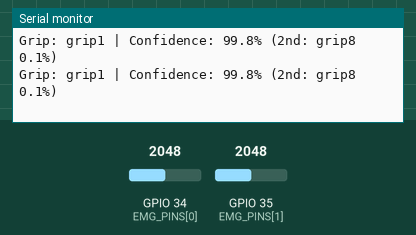
This sketch was run on a simulated ESP32-S3. Parts: the last lines printed to the serial monitor. The test bench sets the inputs (shaded band); at power-on: GPIO 35 (EMG_PINS[1]) = 2048, GPIO 34 (EMG_PINS[0]) = 2048 (analog values on the 0–4095 scale).

Above: at 3.0 s.
3.1 s: GPIO 35 (EMG_PINS[1]) set to 548
At 3.11 s:
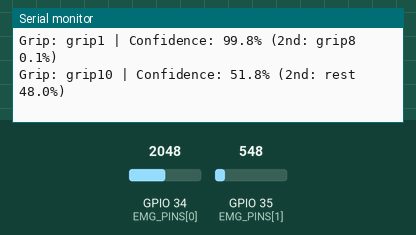
4.6 s: GPIO 35 (EMG_PINS[1]) set to 481
At 4.6 s:
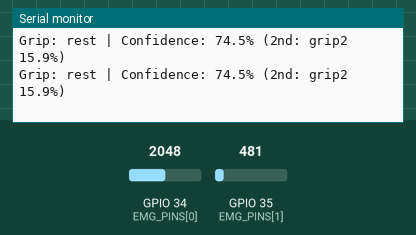
6.1 s: GPIO 34 (EMG_PINS[0]) set to 3292
At 6.14 s:
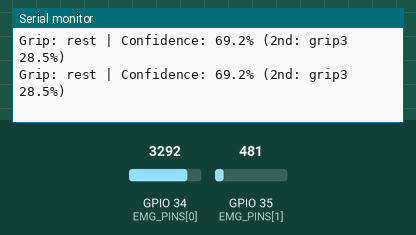
7.6 s: GPIO 34 (EMG_PINS[0]) set to 3397
At 7.63 s:
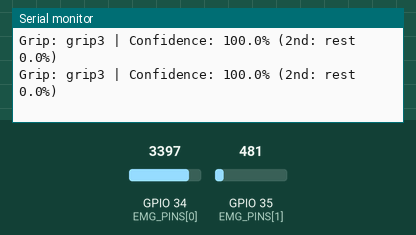
Timing chart, 0 to 10.1 s (numbered marks = the images above; inputs shaded):
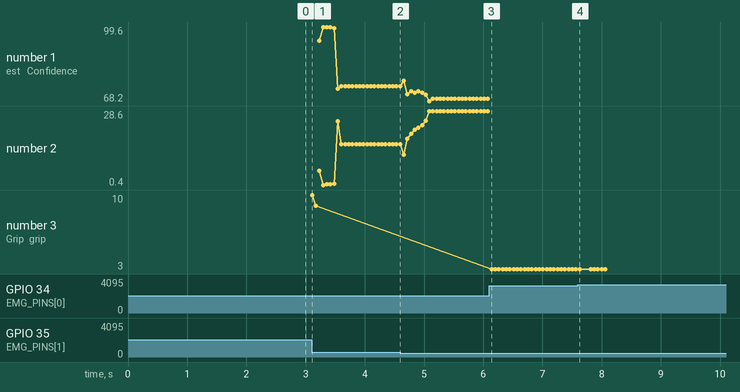

Measured:
- the behaviour switches between 514 and 513 on GPIO 35 (EMG_PINS[1]) (found by bisection; images 1 and 2)
- the behaviour switches between 3335 and 3336 on GPIO 34 (EMG_PINS[0]) (found by bisection; images 3 and 4)
- after the input at 3.1 s, the serial monitor: prints a new line at once (image 1)
- plotted number 1: 74.5 → 69.2 after the input at 4.6 s
- plotted number 2: 15.9 → 28.5 after the input at 4.6 s

The sketch:

esp32_emg_svm.ino
```cpp
#include <Arduino.h>
#include "emg_svm_classifier.h"

// =============================================================================
// USER CONFIGURATION
// =============================================================================
// Classic ESP32 ADC1 pins (safe to use alongside WiFi). Update if using ESP32-S3/C3
// or wired to different analog pins.
static const int EMG_PINS[EMG_NUM_CHANNELS] = { 34, 35 };

// Match the sampling rate used when recording NewPosition.txt so the 10..400 sample
// sliding windows span the same durations.
static constexpr uint32_t SAMPLE_RATE_HZ = 1000;
static constexpr uint32_t PREDICT_EVERY_N_SAMPLES = 50;  // 20 Hz at 1000 Hz
static constexpr uint32_t SERIAL_BAUD = 115200;

// Set to 1 to feed test lines like "0.269,0.209" over USB Serial Monitor
// instead of reading live ADC pins.
#define USE_SERIAL_TEST_INPUT 0
// =============================================================================

// Global so the ~6.5 KB ring buffers live in static BSS RAM, not the loopTask stack.
EmgSvmClassifier classifier;

static constexpr uint32_t SAMPLE_INTERVAL_US = 1000000UL / SAMPLE_RATE_HZ;
static uint32_t last_sample_us = 0;

// Hook your motor / servo / prosthetic hand controller here.
void onGripPredicted(int cls, const char* name, float confidence, int runner_up_cls, float runner_up_conf) {
    (void)cls;
    // Example: only actuate a servo/motor when confidence is above a threshold:
    // if (confidence < 0.70f) return;

    Serial.print("Grip: ");
    Serial.print(name);
    Serial.print(" | Confidence: ");
    Serial.print(confidence * 100.0f, 1);
    Serial.print("% (2nd: ");
    Serial.print(EmgSvmClassifier::className(runner_up_cls));
    Serial.print(" ");
    Serial.print(runner_up_conf * 100.0f, 1);
    Serial.println("%)");
}

static void handleSample(const float raw[EMG_NUM_CHANNELS]) {
    classifier.pushSample(raw);

    if ((classifier.sampleCount() % PREDICT_EVERY_N_SAMPLES) != 0) {
        return;
    }

    if (!classifier.isReady()) {
        Serial.print("Warming up window: ");
        Serial.print(classifier.sampleCount());
        Serial.print(" / ");
        Serial.println(EMG_MAX_WINDOW);
        return;
    }

    float confidence = 0.0f;
    float probs[EMG_NUM_CLASSES];
    const int pred = classifier.predictWithConfidence(&confidence, probs, nullptr);

    int second_cls = (pred == 0) ? 1 : 0;
    for (int c = 0; c < EMG_NUM_CLASSES; ++c) {
        if (c != pred && probs[c] > probs[second_cls]) {
            second_cls = c;
        }
    }
    onGripPredicted(pred, EmgSvmClassifier::className(pred), confidence, second_cls, probs[second_cls]);
}

void setup() {
    Serial.begin(SERIAL_BAUD);
    delay(200);

#if !USE_SERIAL_TEST_INPUT
    analogReadResolution(12);
    analogSetAttenuation(ADC_11db);  // ~0 - 3.1 V range, matching NewPosition.txt
    for (int c = 0; c < EMG_NUM_CHANNELS; ++c) {
        pinMode(EMG_PINS[c], INPUT);
    }
#endif

    classifier.reset();
    last_sample_us = micros();

    Serial.println("ESP32 EMG Linear SVM ready.");
#if USE_SERIAL_TEST_INPUT
    Serial.println("Serial test mode active: send 'ch0,ch1' lines.");
#endif
}

void loop() {
#if USE_SERIAL_TEST_INPUT
    if (Serial.available()) {
        String line = Serial.readStringUntil('\n');
        line.trim();
        if (line.length() == 0) {
            return;
        }
        int comma = line.indexOf(',');
        if (comma < 0) {
            return;
        }
        float raw[EMG_NUM_CHANNELS];
        raw[0] = line.substring(0, comma).toFloat();
        raw[1] = line.substring(comma + 1).toFloat();
        handleSample(raw);
    }
#else
    const uint32_t now_us = micros();
    if (static_cast<uint32_t>(now_us - last_sample_us) >= SAMPLE_INTERVAL_US) {
        last_sample_us += SAMPLE_INTERVAL_US;
        // Guard against falling permanently behind if loop() stalls briefly
        if (static_cast<uint32_t>(now_us - last_sample_us) > SAMPLE_INTERVAL_US * 4UL) {
            last_sample_us = now_us;
        }

        float raw[EMG_NUM_CHANNELS];
        for (int c = 0; c < EMG_NUM_CHANNELS; ++c) {
            raw[c] = static_cast<float>(analogReadMilliVolts(EMG_PINS[c])) * 0.001f;
        }
        handleSample(raw);
    }
#endif
}
```

emg_svm_classifier.h
```cpp
#pragma once
// Portable C++11 inference engine for the EMG linear SVM exported by export_esp32.py.

#include <math.h>
#include <stddef.h>
#include <stdint.h>

#include "svm_model.h"

class EmgSvmClassifier {
public:
    EmgSvmClassifier() { reset(); }

    void reset() {
        for (int t = 0; t < EMG_MAX_WINDOW; ++t) {
            for (int c = 0; c < EMG_NUM_CHANNELS; ++c) {
                n_buf_[t][c] = 0.0f;
                dn_buf_[t][c] = 0.0f;
            }
        }
        for (int c = 0; c < EMG_NUM_CHANNELS; ++c) {
            prev_n_[c] = 0.0f;
            norm_mu_[c] = EMG_NORM_MU[c];
            norm_sd_[c] = (EMG_NORM_SD[c] > 1e-9f) ? EMG_NORM_SD[c] : 1e-9f;
        }
        head_ = 0;
        sample_count_ = 0;
    }

    // Override per-channel normalization stats at runtime (e.g., after calibration).
    void setNormalization(const float mu[EMG_NUM_CHANNELS], const float sd[EMG_NUM_CHANNELS]) {
        for (int c = 0; c < EMG_NUM_CHANNELS; ++c) {
            norm_mu_[c] = mu[c];
            norm_sd_[c] = (sd[c] > 1e-9f) ? sd[c] : 1e-9f;
        }
    }

    bool isReady() const {
        return sample_count_ >= static_cast<uint32_t>(EMG_MAX_WINDOW);
    }

    uint32_t sampleCount() const { return sample_count_; }

    // Push one new sample (voltage per channel matching training units).
    void pushSample(const float raw[EMG_NUM_CHANNELS]) {
        for (int c = 0; c < EMG_NUM_CHANNELS; ++c) {
            const float clipped = (raw[c] > 0.0f) ? raw[c] : 0.0f;
            const float l = log1pf(clipped);
            const float n = (l - norm_mu_[c]) / norm_sd_[c];
            const float dn = (sample_count_ == 0) ? 0.0f : fabsf(n - prev_n_[c]);
            n_buf_[head_][c] = n;
            dn_buf_[head_][c] = dn;
            prev_n_[c] = n;
        }
        head_ = (head_ + 1) % EMG_MAX_WINDOW;
        ++sample_count_;
    }

    // Compute 207 causal features from the ring buffer and run LinearSVC.
    // Returns predicted class index [0 .. EMG_NUM_CLASSES-1], or -1 if no samples yet.
    int predict(float scores_out[EMG_NUM_CLASSES] = nullptr) const {
        if (sample_count_ == 0) {
            return -1;
        }

        const int avail = (sample_count_ < static_cast<uint32_t>(EMG_MAX_WINDOW))
            ? static_cast<int>(sample_count_)
            : EMG_MAX_WINDOW;
        const int cur_idx = (head_ == 0) ? (EMG_MAX_WINDOW - 1) : (head_ - 1);

        float features[EMG_NUM_FEATURES];
        float poly_in[EMG_POLY_INPUT_DIM];
        int f_pos = 0;
        int p_pos = 0;

        float n_cur[EMG_NUM_CHANNELS];
        for (int c = 0; c < EMG_NUM_CHANNELS; ++c) {
            n_cur[c] = n_buf_[cur_idx][c];
            features[f_pos++] = n_cur[c];
            poly_in[p_pos++] = n_cur[c];
        }
        for (int c = 0; c < EMG_NUM_CHANNELS; ++c) {
            features[f_pos++] = dn_buf_[cur_idx][c];
        }

        float sum_d[EMG_NUM_CHANNELS] = {0.0f};
        float sum_d2[EMG_NUM_CHANNELS] = {0.0f};
        float sum_dn[EMG_NUM_CHANNELS] = {0.0f};
        float cur_max[EMG_NUM_CHANNELS];
        float cur_min[EMG_NUM_CHANNELS];

        int idx = cur_idx;
        int w = 0;
        for (int age = 0; age < EMG_MAX_WINDOW; ++age) {
            for (int c = 0; c < EMG_NUM_CHANNELS; ++c) {
                const float v = n_buf_[idx][c];
                // Shifted variance around n_cur avoids float32 cancellation on flat channels.
                const float d = v - n_cur[c];
                sum_d[c] += d;
                sum_d2[c] += d * d;
                sum_dn[c] += dn_buf_[idx][c];
                if (age == 0 || v > cur_max[c]) {
                    cur_max[c] = v;
                }
                if (age == 0 || v < cur_min[c]) {
                    cur_min[c] = v;
                }
            }

            if (w < EMG_NUM_WINDOWS && (age + 1) == EMG_WINDOWS[w]) {
                const float inv_k = 1.0f / static_cast<float>(EMG_WINDOWS[w]);
                float mean_n[EMG_NUM_CHANNELS];
                float std_n[EMG_NUM_CHANNELS];
                float wl[EMG_NUM_CHANNELS];

                for (int c = 0; c < EMG_NUM_CHANNELS; ++c) {
                    const float mean_d = sum_d[c] * inv_k;
                    mean_n[c] = n_cur[c] + mean_d;
                    const float var_n = sum_d2[c] * inv_k - mean_d * mean_d;
                    std_n[c] = sqrtf(fmaxf(var_n, 0.0f));
                    wl[c] = sum_dn[c] * inv_k;
                }

                for (int c = 0; c < EMG_NUM_CHANNELS; ++c) features[f_pos++] = mean_n[c];
                for (int c = 0; c < EMG_NUM_CHANNELS; ++c) features[f_pos++] = n_cur[c] - mean_n[c];
                for (int c = 0; c < EMG_NUM_CHANNELS; ++c) features[f_pos++] = std_n[c];
                for (int c = 0; c < EMG_NUM_CHANNELS; ++c) features[f_pos++] = wl[c];
                for (int c = 0; c < EMG_NUM_CHANNELS; ++c) features[f_pos++] = cur_max[c];
                for (int c = 0; c < EMG_NUM_CHANNELS; ++c) features[f_pos++] = cur_min[c];
                for (int c = 0; c < EMG_NUM_CHANNELS; ++c) features[f_pos++] = cur_max[c] - cur_min[c];

                if (EMG_IS_POLY_WINDOW[w] != 0) {
                    for (int c = 0; c < EMG_NUM_CHANNELS; ++c) poly_in[p_pos++] = mean_n[c];
                    for (int c = 0; c < EMG_NUM_CHANNELS; ++c) poly_in[p_pos++] = std_n[c];
                }
                ++w;
            }

            if (age + 1 < avail) {
                idx = (idx == 0) ? (EMG_MAX_WINDOW - 1) : (idx - 1);
            }
        }

        // Degree-2 polynomial features (matches sklearn PolynomialFeatures(2, include_bias=False))
        for (int i = 0; i < EMG_POLY_INPUT_DIM; ++i) {
            features[f_pos++] = poly_in[i];
        }
        for (int i = 0; i < EMG_POLY_INPUT_DIM; ++i) {
            const float pi = poly_in[i];
            for (int j = i; j < EMG_POLY_INPUT_DIM; ++j) {
                features[f_pos++] = pi * poly_in[j];
            }
        }

        int best_cls = 0;
        float best_score = 0.0f;
        for (int cls = 0; cls < EMG_NUM_CLASSES; ++cls) {
            float score = EMG_SVM_BIAS[cls];
            const float* w_row = EMG_SVM_WEIGHTS[cls];
            for (int f = 0; f < EMG_NUM_FEATURES; ++f) {
                score += w_row[f] * features[f];
            }
            if (scores_out != nullptr) {
                scores_out[cls] = score;
            }
            if (cls == 0 || score > best_score) {
                best_score = score;
                best_cls = cls;
            }
        }
        return best_cls;
    }

    // Compute predicted class index [0 .. EMG_NUM_CLASSES-1] and calibrated softmax
    // confidence in [0.0, 1.0]. Optionally outputs full probabilities and raw scores.
    int predictWithConfidence(
        float* confidence_out,
        float probs_out[EMG_NUM_CLASSES] = nullptr,
        float scores_out[EMG_NUM_CLASSES] = nullptr) const
    {
        float scores_local[EMG_NUM_CLASSES];
        const int pred = predict(scores_local);
        if (pred < 0) {
            if (confidence_out != nullptr) {
                *confidence_out = 0.0f;
            }
            return -1;
        }
        if (scores_out != nullptr) {
            for (int c = 0; c < EMG_NUM_CLASSES; ++c) {
                scores_out[c] = scores_local[c];
            }
        }

        const float max_s = scores_local[pred];
        const float inv_t = (EMG_SOFTMAX_TEMP > 1e-6f) ? (1.0f / EMG_SOFTMAX_TEMP) : 1.0f;
        float probs_local[EMG_NUM_CLASSES];
        float sum_exp = 0.0f;
        for (int c = 0; c < EMG_NUM_CLASSES; ++c) {
            const float e = expf((scores_local[c] - max_s) * inv_t);
            probs_local[c] = e;
            sum_exp += e;
        }
        const float inv_sum = (sum_exp > 0.0f) ? (1.0f / sum_exp) : 0.0f;
        for (int c = 0; c < EMG_NUM_CLASSES; ++c) {
            probs_local[c] *= inv_sum;
            if (probs_out != nullptr) {
                probs_out[c] = probs_local[c];
            }
        }
        if (confidence_out != nullptr) {
            *confidence_out = probs_local[pred];
        }
        return pred;
    }

    static const char* className(int cls) {
        if (cls >= 0 && cls < EMG_NUM_CLASSES) {
            return EMG_CLASS_NAMES[cls];
        }
        return "unknown";
    }

private:
    float n_buf_[EMG_MAX_WINDOW][EMG_NUM_CHANNELS];
    float dn_buf_[EMG_MAX_WINDOW][EMG_NUM_CHANNELS];
    float prev_n_[EMG_NUM_CHANNELS];
    float norm_mu_[EMG_NUM_CHANNELS];
    float norm_sd_[EMG_NUM_CHANNELS];
    int head_;
    uint32_t sample_count_;
};
```

Source omitted: svm_model.h (37050 bytes)
